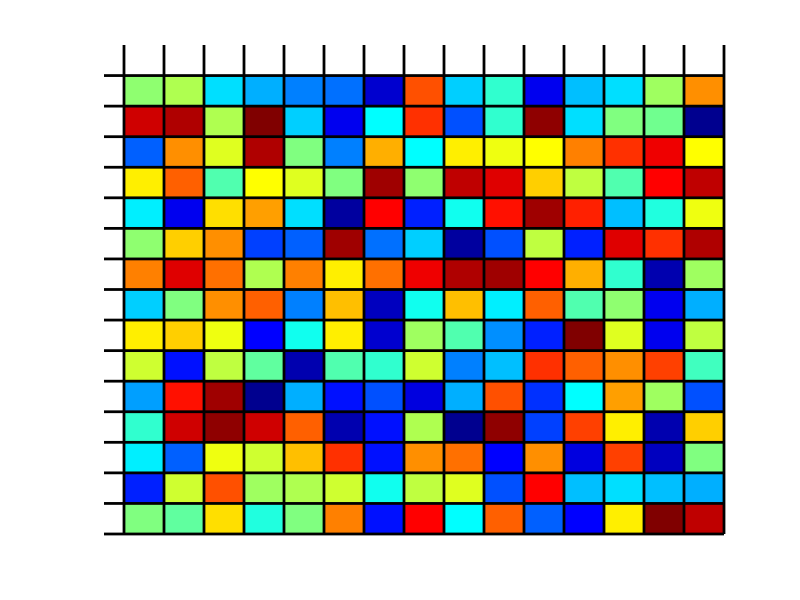
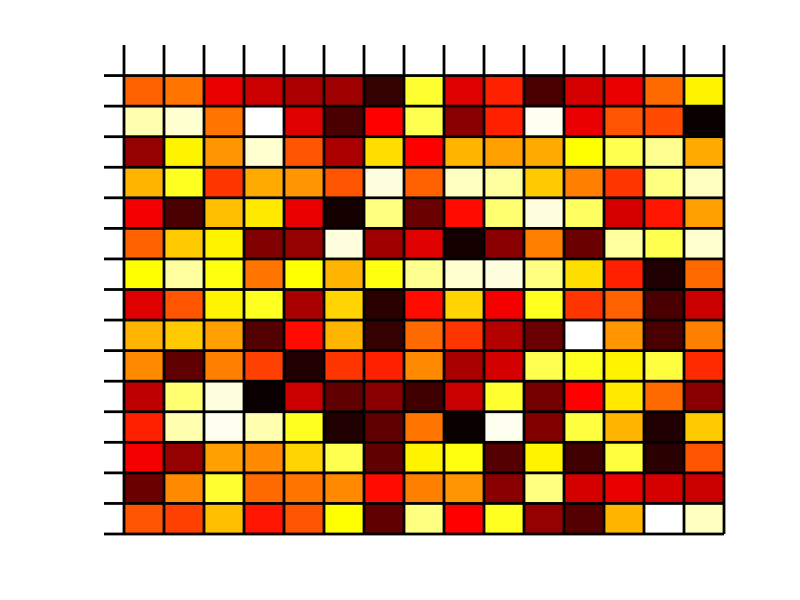
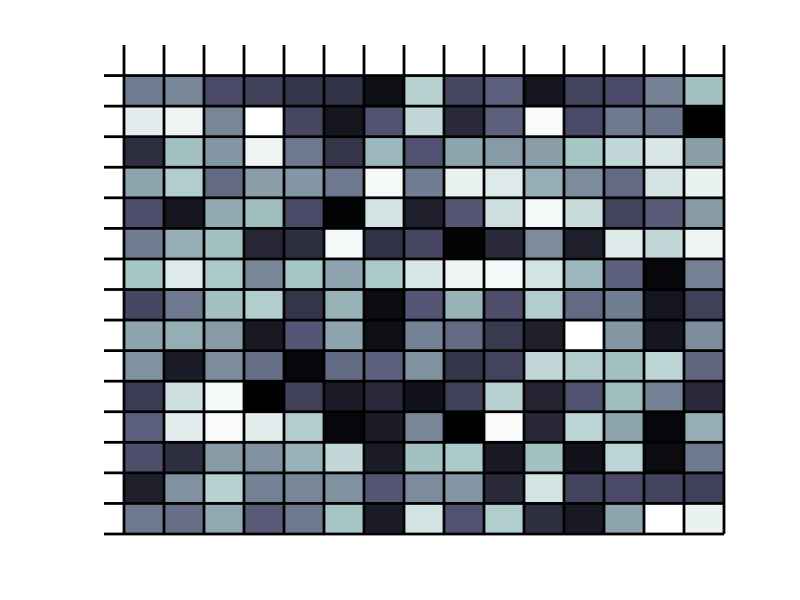
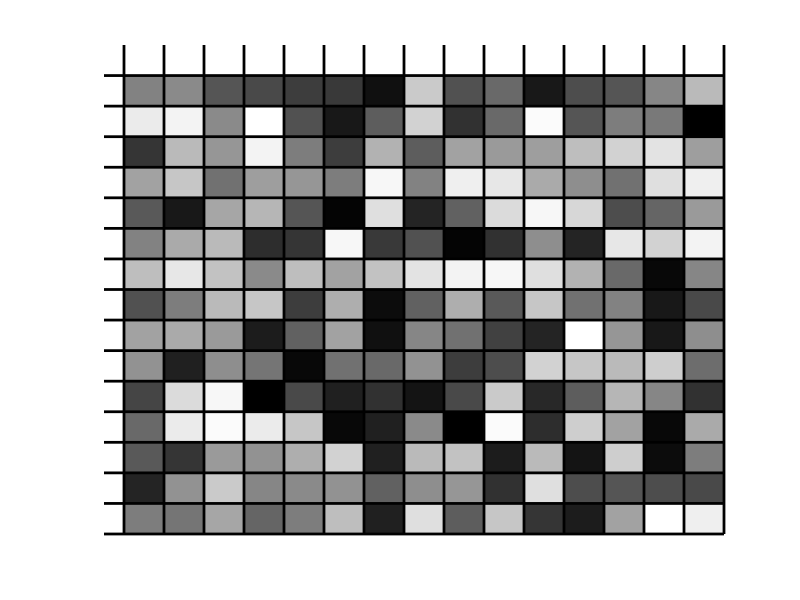

Here is the MATLAB script that generated these plots, in order:
column  = 15;
row     = 15;
mat     = rand(row,column);

f = figure;
set(f,'Position',[440 378 420 420]);
pbaspect([1 1 1]);
imagesc(mat);
hold on;
for i_c = 1 : row+1
    plot([0 column+0.5],[i_c-0.5 i_c-0.5],'LineWidth',2,'Color','k');
end

for i_r = 1 : column+1
    plot([i_r-0.5 i_r-0.5],[0-0.5 row+0.5],'LineWidth',2,'Color','k');
end
axis off
% set(gcf,'Color','none');
% set(gca,'Color','none');
% set(gcf,'InvertHardcopy','off')

varlist={'jet';'hot';'bone';'gray';'copper'};
for i_var = 1 : numel(varlist)
    eval(sprintf('colormap(%s)',varlist{i_var}));
    saveas(gcf,sprintf('img_%s',varlist{i_var}),'jpg');
end
